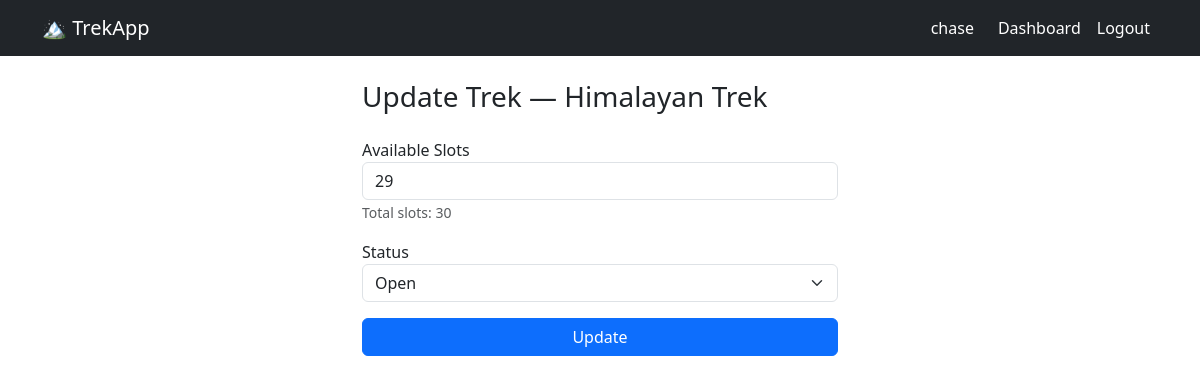
The page /staff/trek/1/update (signed in) on the database its author committed.
### models.py (models this page shows)
class User(db.Model, UserMixin):
    __tablename__ = "users"
    id = db.Column(db.Integer, primary_key = True)
    name = db.Column(db.String, nullable = False)
    email = db.Column(db.String, nullable = False, unique = True)
    password_hash = db.Column(db.String, nullable = False)
    role = db.Column(db.String, nullable = False)
    is_active = db.Column(db.Boolean, nullable = False)
    is_blacklisted = db.Column(db.Boolean, nullable = False)
    staff_profile = db.relationship('StaffProfile', backref = 'user', uselist = False)
    bookings = db.relationship('Booking',backref = 'user')
    assigned_treks = db.relationship('Trek',backref = "assigned_staff")

class Trek(db.Model):
    __tablename__ = "treks"
    id = db.Column(db.Integer, primary_key = True)
    name = db.Column(db.String, nullable = False)
    location = db.Column(db.String, nullable = False)
    difficulty = db.Column(db.String, nullable = False)
    duration = db.Column(db.Integer, nullable = False)
    available_slots = db.Column(db.Integer, nullable = False)
    total_slots = db.Column(db.Integer, nullable = False)
    assigned_staff_id = db.Column(db.Integer, db.ForeignKey("users.id"))
    status = db.Column(db.String, nullable = False)
    start_date = db.Column(db.Date, nullable = False)
    end_date = db.Column(db.Date, nullable = False)
    bookings = db.relationship('Booking', backref = 'trek')

### staff.py (the view)
@staff.route('/trek/<int:trek_id>/update', methods=['GET', 'POST'])
@login_required
def update_trek(trek_id):
    if current_user.role != 'staff':
        flash('Access denied. Staff only.', 'danger')
        return redirect(url_for('auth.login'))
    trek = Trek.query.get(trek_id)
    if not trek or trek.assigned_staff_id != current_user.id:
        flash('You are not authorized to manage this trek.', 'danger')
        return redirect(url_for('staff.dashboard'))
    if request.method == 'POST':
        trek.available_slots = int(request.form.get('available_slots'))
        trek.status = request.form.get('status')
        db.session.commit()
        flash('Trek updated successfully.', 'success')
        return redirect(url_for('staff.dashboard'))
    return render_template('staff/update_trek.html', trek=trek)

### app.py (called while the page is built)
@login_manager.user_loader
def load_user(user_id):
    return User.query.get(int(user_id))

### templates/staff/update_trek.html (shortened to what this page needs)
{% extends 'base.html' %}
{% block content %}
<div class="container" style="max-width: 500px;">
    <h3 class="mb-4">Update Trek — {{ trek.name }}</h3>
    <form method="POST">
        <div class="mb-3">
            <label>Available Slots</label>
            <input type="number" name="available_slots" class="form-control" value="{{ trek.available_slots }}" min="0" max="{{ trek.total_slots }}" required>
            <small class="text-muted">Total slots: {{ trek.total_slots }}</small>
        </div>
        <div class="mb-3">
            <label>Status</label>
            <select name="status" class="form-select" required>
                <option value="Open" {% if trek.status == 'Open' %}selected{% endif %}>Open</option>
            </select>
        </div>
        <button type="submit" class="btn btn-primary w-100">Update</button>
    </form>
</div>
{% endblock %}

### templates/base.html (shortened to what this page needs)
<!DOCTYPE html>
<html lang="en">
<head>
    <link href="https://cdn.jsdelivr.net/npm/bootstrap@5.3.0/dist/css/bootstrap.min.css" rel="stylesheet">
</head>
<body>
<nav class="navbar navbar-expand-lg navbar-dark bg-dark">
    <div class="container">
        <a class="navbar-brand" href="/">🏔️ TrekApp</a>
        <div class="navbar-nav ms-auto">
            {% if current_user.is_authenticated %}
                <span class="navbar-text text-white me-3">{{ current_user.name }}</span>
                {% if current_user.role == 'admin' %}
                    <a class="nav-link text-white" href="{{ url_for('admin.dashboard') }}">Dashboard</a>
                    <a class="nav-link text-white" href="{{ url_for('admin.manage_staff') }}">Staff</a>
                    <a class="nav-link text-white" href="{{ url_for('admin.manage_treks') }}">Treks</a>
                    <a class="nav-link text-white" href="{{ url_for('admin.view_bookings') }}">Bookings</a>
                    <a class="nav-link text-white" href="{{ url_for('admin.search') }}">Search</a>
                {% elif current_user.role == 'staff' %}
                    <a class="nav-link text-white" href="{{ url_for('staff.dashboard') }}">Dashboard</a>
                {% endif %}
                <a class="nav-link text-white" href="{{ url_for('auth.logout') }}">Logout</a>
            {% else %}
                <a class="nav-link text-white" href="{{ url_for('auth.login') }}">Login</a>
                <a class="nav-link text-white" href="{{ url_for('auth.register') }}">Register</a>
            {% endif %}
        </div>
    </div>
</nav>
<div class="container mt-4">
    {% block content %}{% endblock %}
</div>
</body>
</html>

### rows shown on the page
User: name "chase"
Trek: name "Himalayan Trek", available_slots "29", total_slots "30", status "Open"
